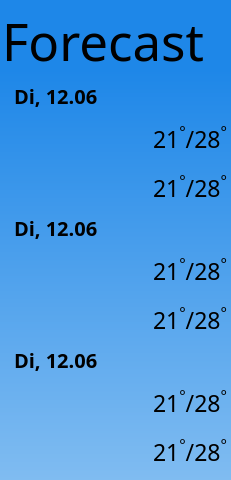
   <widget class="QFrame" name="forecast_frame">
    <property name="geometry">
     <rect>
      <x>0</x>
      <y>0</y>
      <width>231</width>
      <height>480</height>
     </rect>
    </property>
    <property name="sizePolicy">
     <sizepolicy hsizetype="Fixed" vsizetype="Fixed">
      <horstretch>0</horstretch>
      <verstretch>0</verstretch>
     </sizepolicy>
    </property>
    <property name="minimumSize">
     <size>
      <width>231</width>
      <height>480</height>
     </size>
    </property>
    <property name="maximumSize">
     <size>
      <width>231</width>
      <height>480</height>
     </size>
    </property>
    <property name="baseSize">
     <size>
      <width>281</width>
      <height>481</height>
     </size>
    </property>
    <property name="layoutDirection">
     <enum>Qt::LeftToRight</enum>
    </property>
    <property name="styleSheet">
     <string notr="true"/>
    </property>
    <property name="frameShape">
     <enum>QFrame::StyledPanel</enum>
    </property>
    <property name="frameShadow">
     <enum>QFrame::Raised</enum>
    </property>
    <widget class="QWidget" name="gridLayoutWidget_3">
     <property name="geometry">
      <rect>
       <x>0</x>
       <y>0</y>
       <width>231</width>
       <height>481</height>
      </rect>
     </property>
     <layout class="QGridLayout" name="forecast_grid" rowstretch="0,0,0,0,0,0,0,0,0,0" columnstretch="0,1,0,0">
      <property name="sizeConstraint">
       <enum>QLayout::SetDefaultConstraint</enum>
      </property>
      <property name="leftMargin">
       <number>2</number>
      </property>
      <property name="topMargin">
       <number>0</number>
      </property>
      <property name="rightMargin">
       <number>4</number>
      </property>
      <property name="bottomMargin">
       <number>0</number>
      </property>
      <property name="spacing">
       <number>0</number>
      </property>
      <item row="2" column="3">
       <widget class="QLabel" name="forecast_d1_day_temps_value">
        <property name="sizePolicy">
         <sizepolicy hsizetype="MinimumExpanding" vsizetype="Fixed">
          <horstretch>0</horstretch>
          <verstretch>0</verstretch>
         </sizepolicy>
        </property>
        <property name="minimumSize">
         <size>
          <width>50</width>
          <height>0</height>
         </size>
        </property>
        <property name="font">
         <font>
          <family>Franzo</family>
          <pointsize>17</pointsize>
          <weight>50</weight>
          <bold>false</bold>
          <kerning>true</kerning>
         </font>
        </property>
        <property name="layoutDirection">
         <enum>Qt::RightToLeft</enum>
        </property>
        <property name="autoFillBackground">
         <bool>false</bool>
        </property>
        <property name="styleSheet">
         <string notr="true">QLabel{background-color: rgba(255, 255, 255, 0);color: rgb(255, 255, 255);}\n</string>
        </property>
        <property name="frameShape">
         <enum>QFrame::NoFrame</enum>
        </property>
        <property name="frameShadow">
         <enum>QFrame::Sunken</enum>
        </property>
        <property name="text">
         <string notr="true">&lt;html&gt;&lt;head/&gt;&lt;body&gt;&lt;p align=&quot;center&quot;&gt;&lt;span &gt;21&lt;/span&gt;&lt;span style=&quot;vertical-align:super;&quot;&gt;°&lt;/span&gt;&lt;span &gt;/&lt;/span&gt;&lt;span &gt;28&lt;/span&gt;&lt;span style=&quot; vertical-align:super;&quot;&gt;°&lt;/span&gt;&lt;/p&gt;&lt;/body&gt;&lt;/html&gt;</string>
        </property>
        <property name="textFormat">
         <enum>Qt::AutoText</enum>
        </property>
        <property name="scaledContents">
         <bool>false</bool>
        </property>
        <property name="alignment">
         <set>Qt::AlignCenter</set>
        </property>
        <property name="indent">
         <number>-1</number>
        </property>
       </widget>
      </item>
      <item row="5" column="3">
       <widget class="QLabel" name="forecast_d2_day_temps_value">
        <property name="sizePolicy">
         <sizepolicy hsizetype="MinimumExpanding" vsizetype="Fixed">
          <horstretch>0</horstretch>
          <verstretch>0</verstretch>
         </sizepolicy>
        </property>
        <property name="minimumSize">
         <size>
          <width>50</width>
          <height>0</height>
         </size>
        </property>
        <property name="font">
         <font>
          <family>Franzo</family>
          <pointsize>17</pointsize>
          <weight>50</weight>
          <bold>false</bold>
          <kerning>true</kerning>
         </font>
        </property>
        <property name="layoutDirection">
         <enum>Qt::RightToLeft</enum>
        </property>
        <property name="autoFillBackground">
         <bool>false</bool>
        </property>
        <property name="styleSheet">
         <string notr="true">QLabel{background-color: rgba(255, 255, 255, 0);color: rgb(255, 255, 255);}\n</string>
        </property>
        <property name="frameShape">
         <enum>QFrame::NoFrame</enum>
        </property>
        <property name="frameShadow">
         <enum>QFrame::Sunken</enum>
        </property>
        <property name="text">
         <string notr="true">&lt;html&gt;&lt;head/&gt;&lt;body&gt;&lt;p align=&quot;center&quot;&gt;&lt;span &gt;21&lt;/span&gt;&lt;span style=&quot;vertical-align:super;&quot;&gt;°&lt;/span&gt;&lt;span &gt;/&lt;/span&gt;&lt;span &gt;28&lt;/span&gt;&lt;span style=&quot; vertical-align:super;&quot;&gt;°&lt;/span&gt;&lt;/p&gt;&lt;/body&gt;&lt;/html&gt;</string>
        </property>
        <property name="textFormat">
         <enum>Qt::AutoText</enum>
        </property>
        <property name="scaledContents">
         <bool>false</bool>
        </property>
        <property name="alignment">
         <set>Qt::AlignRight|Qt::AlignTrailing|Qt::AlignVCenter</set>
        </property>
       </widget>
      </item>
      <item row="5" column="1" rowspan="2">
       <widget class="ClickableLabel" name="forecast_d2_icon">
        <property name="sizePolicy">
         <sizepolicy hsizetype="Fixed" vsizetype="Fixed">
          <horstretch>1</horstretch>
          <verstretch>1</verstretch>
         </sizepolicy>
        </property>
        <property name="minimumSize">
         <size>
          <width>86</width>
          <height>86</height>
         </size>
        </property>
        <property name="maximumSize">
         <size>
          <width>512</width>
          <height>512</height>
         </size>
        </property>
        <property name="sizeIncrement">
         <size>
          <width>1</width>
          <height>1</height>
         </size>
        </property>
        <property name="accessibleName">
         <string notr="true"/>
        </property>
        <property name="accessibleDescription">
         <string notr="true"/>
        </property>
        <property name="styleSheet">
         <string notr="true">background-color:rgba(255, 255, 255, 0)</string>
        </property>
        <property name="frameShape">
         <enum>QFrame::NoFrame</enum>
        </property>
        <property name="frameShadow">
         <enum>QFrame::Sunken</enum>
        </property>
        <property name="text">
         <string/>
        </property>
        <property name="pixmap">
         <pixmap>../../../../../../resources/weather_icons/wi-day-light-wind.svg</pixmap>
        </property>
        <property name="scaledContents">
         <bool>false</bool>
        </property>
        <property name="alignment">
         <set>Qt::AlignCenter</set>
        </property>
        <property name="margin">
         <number>0</number>
        </property>
        <property name="indent">
         <number>-1</number>
        </property>
       </widget>
      </item>
      <item row="7" column="0" colspan="4">
       <widget class="QLabel" name="forecast_d3_title">
        <property name="sizePolicy">
         <sizepolicy hsizetype="Fixed" vsizetype="Fixed">
          <horstretch>0</horstretch>
          <verstretch>0</verstretch>
         </sizepolicy>
        </property>
        <property name="minimumSize">
         <size>
          <width>0</width>
          <height>0</height>
         </size>
        </property>
        <property name="font">
         <font>
          <family>Franzo</family>
          <pointsize>15</pointsize>
          <weight>75</weight>
          <bold>true</bold>
          <kerning>true</kerning>
         </font>
        </property>
        <property name="autoFillBackground">
         <bool>false</bool>
        </property>
        <property name="styleSheet">
         <string notr="true">QLabel{background-color: rgba(255, 255, 255, 0);color: rgb(255, 255, 255);}\n</string>
        </property>
        <property name="text">
         <string notr="true">Di, 12.06</string>
        </property>
        <property name="textFormat">
         <enum>Qt::AutoText</enum>
        </property>
        <property name="scaledContents">
         <bool>false</bool>
        </property>
        <property name="indent">
         <number>12</number>
        </property>
       </widget>
      </item>
      <item row="3" column="2">
       <widget class="QLabel" name="forecast_d1_night_icon">
        <property name="sizePolicy">
         <sizepolicy hsizetype="Preferred" vsizetype="Fixed">
          <horstretch>1</horstretch>
          <verstretch>1</verstretch>
         </sizepolicy>
        </property>
        <property name="minimumSize">
         <size>
          <width>8</width>
          <height>8</height>
         </size>
        </property>
        <property name="maximumSize">
         <size>
          <width>512</width>
          <height>512</height>
         </size>
        </property>
        <property name="layoutDirection">
         <enum>Qt::RightToLeft</enum>
        </property>
        <property name="styleSheet">
         <string notr="true">background-color:rgba(255, 255, 255, 0)</string>
        </property>
        <property name="frameShape">
         <enum>QFrame::NoFrame</enum>
        </property>
        <property name="frameShadow">
         <enum>QFrame::Sunken</enum>
        </property>
        <property name="text">
         <string/>
        </property>
        <property name="pixmap">
         <pixmap>../../../../../../Users/resources/weather_icons/wi-night-clear.svg</pixmap>
        </property>
        <property name="scaledContents">
         <bool>false</bool>
        </property>
        <property name="alignment">
         <set>Qt::AlignCenter</set>
        </property>
        <property name="margin">
         <number>0</number>
        </property>
        <property name="indent">
         <number>-1</number>
        </property>
       </widget>
      </item>
      <item row="2" column="1" rowspan="2">
       <widget class="ClickableLabel" name="forecast_d1_icon">
        <property name="sizePolicy">
         <sizepolicy hsizetype="Fixed" vsizetype="Fixed">
          <horstretch>1</horstretch>
          <verstretch>1</verstretch>
         </sizepolicy>
        </property>
        <property name="minimumSize">
         <size>
          <width>86</width>
          <height>86</height>
         </size>
        </property>
        <property name="maximumSize">
         <size>
          <width>512</width>
          <height>512</height>
         </size>
        </property>
        <property name="sizeIncrement">
         <size>
          <width>1</width>
          <height>1</height>
         </size>
        </property>
        <property name="baseSize">
         <size>
          <width>128</width>
          <height>128</height>
         </size>
        </property>
        <property name="accessibleName">
         <string notr="true"/>
        </property>
        <property name="accessibleDescription">
         <string notr="true"/>
        </property>
        <property name="styleSheet">
         <string notr="true">background-color:rgba(255, 255, 255, 0)</string>
        </property>
        <property name="text">
         <string/>
        </property>
        <property name="pixmap">
         <pixmap>../../../../../../resources/weather_icons/wi-cloudy.svg</pixmap>
        </property>
        <property name="scaledContents">
         <bool>false</bool>
        </property>
        <property name="alignment">
         <set>Qt::AlignCenter</set>
        </property>
       </widget>
      </item>
      <item row="9" column="3">
       <widget class="QLabel" name="forecast_d3_night_temps_value">
        <property name="sizePolicy">
         <sizepolicy hsizetype="MinimumExpanding" vsizetype="Fixed">
          <horstretch>0</horstretch>
          <verstretch>0</verstretch>
         </sizepolicy>
        </property>
        <property name="minimumSize">
         <size>
          <width>50</width>
          <height>0</height>
         </size>
        </property>
        <property name="font">
         <font>
          <family>Franzo</family>
          <pointsize>17</pointsize>
          <weight>50</weight>
          <bold>false</bold>
          <kerning>true</kerning>
         </font>
        </property>
        <property name="layoutDirection">
         <enum>Qt::RightToLeft</enum>
        </property>
        <property name="autoFillBackground">
         <bool>false</bool>
        </property>
        <property name="styleSheet">
         <string notr="true">QLabel{background-color: rgba(255, 255, 255, 0);color: rgb(255, 255, 255);}\n</string>
        </property>
        <property name="frameShape">
         <enum>QFrame::NoFrame</enum>
        </property>
        <property name="frameShadow">
         <enum>QFrame::Sunken</enum>
        </property>
        <property name="text">
         <string notr="true">&lt;html&gt;&lt;head/&gt;&lt;body&gt;&lt;p align=&quot;center&quot;&gt;&lt;span &gt;21&lt;/span&gt;&lt;span style=&quot;vertical-align:super;&quot;&gt;°&lt;/span&gt;&lt;span &gt;/&lt;/span&gt;&lt;span &gt;28&lt;/span&gt;&lt;span style=&quot; vertical-align:super;&quot;&gt;°&lt;/span&gt;&lt;/p&gt;&lt;/body&gt;&lt;/html&gt;</string>
        </property>
        <property name="textFormat">
         <enum>Qt::AutoText</enum>
        </property>
        <property name="scaledContents">
         <bool>false</bool>
        </property>
        <property name="alignment">
         <set>Qt::AlignRight|Qt::AlignTrailing|Qt::AlignVCenter</set>
        </property>
       </widget>
      </item>
      <item row="8" column="2">
       <widget class="QLabel" name="forecast_d3_day_icon">
        <property name="sizePolicy">
         <sizepolicy hsizetype="Preferred" vsizetype="Fixed">
          <horstretch>1</horstretch>
          <verstretch>1</verstretch>
         </sizepolicy>
        </property>
        <property name="minimumSize">
         <size>
          <width>8</width>
          <height>8</height>
         </size>
        </property>
        <property name="maximumSize">
         <size>
          <width>512</width>
          <height>512</height>
         </size>
        </property>
        <property name="layoutDirection">
         <enum>Qt::RightToLeft</enum>
        </property>
        <property name="styleSheet">
         <string notr="true">background-color:rgba(255, 255, 255, 0)</string>
        </property>
        <property name="frameShape">
         <enum>QFrame::NoFrame</enum>
        </property>
        <property name="frameShadow">
         <enum>QFrame::Sunken</enum>
        </property>
        <property name="text">
         <string/>
        </property>
        <property name="pixmap">
         <pixmap>../../../../../../Users/resources/weather_icons/wi-day-sunny.svg</pixmap>
        </property>
        <property name="scaledContents">
         <bool>false</bool>
        </property>
        <property name="alignment">
         <set>Qt::AlignCenter</set>
        </property>
        <property name="margin">
         <number>0</number>
        </property>
        <property name="indent">
         <number>-1</number>
        </property>
       </widget>
      </item>
      <item row="8" column="3">
       <widget class="QLabel" name="forecast_d3_day_temps_value">
        <property name="sizePolicy">
         <sizepolicy hsizetype="MinimumExpanding" vsizetype="Fixed">
          <horstretch>0</horstretch>
          <verstretch>0</verstretch>
         </sizepolicy>
        </property>
        <property name="minimumSize">
         <size>
          <width>50</width>
          <height>0</height>
         </size>
        </property>
        <property name="font">
         <font>
          <family>Franzo</family>
          <pointsize>17</pointsize>
          <weight>50</weight>
          <bold>false</bold>
          <kerning>true</kerning>
         </font>
        </property>
        <property name="layoutDirection">
         <enum>Qt::RightToLeft</enum>
        </property>
        <property name="autoFillBackground">
         <bool>false</bool>
        </property>
        <property name="styleSheet">
         <string notr="true">QLabel{background-color: rgba(255, 255, 255, 0);color: rgb(255, 255, 255);}\n</string>
        </property>
        <property name="frameShape">
         <enum>QFrame::NoFrame</enum>
        </property>
        <property name="frameShadow">
         <enum>QFrame::Sunken</enum>
        </property>
        <property name="text">
         <string notr="true">&lt;html&gt;&lt;head/&gt;&lt;body&gt;&lt;p align=&quot;center&quot;&gt;&lt;span &gt;21&lt;/span&gt;&lt;span style=&quot;vertical-align:super;&quot;&gt;°&lt;/span&gt;&lt;span &gt;/&lt;/span&gt;&lt;span &gt;28&lt;/span&gt;&lt;span style=&quot; vertical-align:super;&quot;&gt;°&lt;/span&gt;&lt;/p&gt;&lt;/body&gt;&lt;/html&gt;</string>
        </property>
        <property name="textFormat">
         <enum>Qt::AutoText</enum>
        </property>
        <property name="scaledContents">
         <bool>false</bool>
        </property>
        <property name="alignment">
         <set>Qt::AlignRight|Qt::AlignTrailing|Qt::AlignVCenter</set>
        </property>
       </widget>
      </item>
      <item row="2" column="2">
       <widget class="QLabel" name="forecast_d1_day_icon">
        <property name="sizePolicy">
         <sizepolicy hsizetype="Preferred" vsizetype="Fixed">
          <horstretch>1</horstretch>
          <verstretch>1</verstretch>
         </sizepolicy>
        </property>
        <property name="minimumSize">
         <size>
          <width>8</width>
          <height>8</height>
         </size>
        </property>
        <property name="maximumSize">
         <size>
          <width>40</width>
          <height>512</height>
         </size>
        </property>
        <property name="sizeIncrement">
         <size>
          <width>1</width>
          <height>1</height>
         </size>
        </property>
        <property name="layoutDirection">
         <enum>Qt::RightToLeft</enum>
        </property>
        <property name="styleSheet">
         <string notr="true">background-color:rgba(255, 255, 255, 0)</string>
        </property>
        <property name="frameShape">
         <enum>QFrame::NoFrame</enum>
        </property>
        <property name="frameShadow">
         <enum>QFrame::Sunken</enum>
        </property>
        <property name="text">
         <string/>
        </property>
        <property name="pixmap">
         <pixmap>../../../../../../Users/resources/weather_icons/wi-day-sunny.svg</pixmap>
        </property>
        <property name="scaledContents">
         <bool>false</bool>
        </property>
        <property name="alignment">
         <set>Qt::AlignCenter</set>
        </property>
        <property name="margin">
         <number>0</number>
        </property>
        <property name="indent">
         <number>-1</number>
        </property>
       </widget>
      </item>
      <item row="6" column="2">
       <widget class="QLabel" name="forecast_d2_night_icon">
        <property name="sizePolicy">
         <sizepolicy hsizetype="Preferred" vsizetype="Fixed">
          <horstretch>1</horstretch>
          <verstretch>1</verstretch>
         </sizepolicy>
        </property>
        <property name="minimumSize">
         <size>
          <width>8</width>
          <height>8</height>
         </size>
        </property>
        <property name="maximumSize">
         <size>
          <width>512</width>
          <height>512</height>
         </size>
        </property>
        <property name="layoutDirection">
         <enum>Qt::RightToLeft</enum>
        </property>
        <property name="styleSheet">
         <string notr="true">background-color:rgba(255, 255, 255, 0)</string>
        </property>
        <property name="frameShape">
         <enum>QFrame::NoFrame</enum>
        </property>
        <property name="frameShadow">
         <enum>QFrame::Sunken</enum>
        </property>
        <property name="text">
         <string/>
        </property>
        <property name="pixmap">
         <pixmap>../../../../../../Users/resources/weather_icons/wi-night-clear.svg</pixmap>
        </property>
        <property name="scaledContents">
         <bool>false</bool>
        </property>
        <property name="alignment">
         <set>Qt::AlignCenter</set>
        </property>
        <property name="margin">
         <number>0</number>
        </property>
        <property name="indent">
         <number>-1</number>
        </property>
       </widget>
      </item>
      <item row="5" column="2">
       <widget class="QLabel" name="forecast_d2_day_icon">
        <property name="sizePolicy">
         <sizepolicy hsizetype="Preferred" vsizetype="Fixed">
          <horstretch>1</horstretch>
          <verstretch>1</verstretch>
         </sizepolicy>
        </property>
        <property name="minimumSize">
         <size>
          <width>8</width>
          <height>8</height>
         </size>
        </property>
        <property name="maximumSize">
         <size>
          <width>512</width>
          <height>512</height>
         </size>
        </property>
        <property name="sizeIncrement">
         <size>
          <width>1</width>
          <height>1</height>
         </size>
        </property>
        <property name="layoutDirection">
         <enum>Qt::RightToLeft</enum>
        </property>
        <property name="styleSheet">
         <string notr="true">background-color:rgba(255, 255, 255, 0)</string>
        </property>
        <property name="frameShape">
         <enum>QFrame::NoFrame</enum>
        </property>
        <property name="frameShadow">
         <enum>QFrame::Sunken</enum>
        </property>
        <property name="text">
         <string/>
        </property>
        <property name="pixmap">
         <pixmap>../../../../../../Users/resources/weather_icons/wi-day-sunny.svg</pixmap>
        </property>
        <property name="scaledContents">
         <bool>false</bool>
        </property>
        <property name="alignment">
         <set>Qt::AlignCenter</set>
        </property>
        <property name="margin">
         <number>0</number>
        </property>
        <property name="indent">
         <number>-1</number>
        </property>
       </widget>
      </item>
      <item row="4" column="0" colspan="4">
       <widget class="QLabel" name="forecast_d2_title">
        <property name="sizePolicy">
         <sizepolicy hsizetype="Fixed" vsizetype="Fixed">
          <horstretch>0</horstretch>
          <verstretch>0</verstretch>
         </sizepolicy>
        </property>
        <property name="font">
         <font>
          <family>Franzo</family>
          <pointsize>15</pointsize>
          <weight>75</weight>
          <bold>true</bold>
          <kerning>true</kerning>
         </font>
        </property>
        <property name="autoFillBackground">
         <bool>false</bool>
        </property>
        <property name="styleSheet">
         <string notr="true">QLabel{background-color: rgba(255, 255, 255, 0);color: rgb(255, 255, 255);}\n
</string>
        </property>
        <property name="text">
         <string notr="true">Di, 12.06</string>
        </property>
        <property name="textFormat">
         <enum>Qt::AutoText</enum>
        </property>
        <property name="scaledContents">
         <bool>false</bool>
        </property>
        <property name="indent">
         <number>12</number>
        </property>
       </widget>
      </item>
      <item row="0" column="0" colspan="4">
       <widget class="QLabel" name="forecast_title">
        <property name="sizePolicy">
         <sizepolicy hsizetype="Fixed" vsizetype="Fixed">
          <horstretch>0</horstretch>
          <verstretch>0</verstretch>
         </sizepolicy>
        </property>
        <property name="font">
         <font>
          <family>Franzo</family>
          <pointsize>38</pointsize>
          <weight>50</weight>
          <italic>false</italic>
          <bold>false</bold>
          <kerning>true</kerning>
         </font>
        </property>
        <property name="autoFillBackground">
         <bool>false</bool>
        </property>
        <property name="styleSheet">
         <string notr="true">QLabel{background-color: rgba(255, 255, 255, 0);color: rgb(255, 255, 255);}\n</string>
        </property>
        <property name="text">
         <string>Forecast</string>
        </property>
        <property name="textFormat">
         <enum>Qt::AutoText</enum>
        </property>
        <property name="scaledContents">
         <bool>true</bool>
        </property>
        <property name="indent">
         <number>-3</number>
        </property>
       </widget>
      </item>
      <item row="8" column="1" rowspan="2">
       <widget class="ClickableLabel" name="forecast_d3_icon">
        <property name="sizePolicy">
         <sizepolicy hsizetype="Expanding" vsizetype="Expanding">
          <horstretch>1</horstretch>
          <verstretch>1</verstretch>
         </sizepolicy>
        </property>
        <property name="minimumSize">
         <size>
          <width>86</width>
          <height>86</height>
         </size>
        </property>
        <property name="maximumSize">
         <size>
          <width>512</width>
          <height>512</height>
         </size>
        </property>
        <property name="sizeIncrement">
         <size>
          <width>1</width>
          <height>1</height>
         </size>
        </property>
        <property name="accessibleName">
         <string notr="true"/>
        </property>
        <property name="accessibleDescription">
         <string notr="true"/>
        </property>
        <property name="styleSheet">
         <string notr="true">background-color:rgba(255, 255, 255, 0)</string>
        </property>
        <property name="text">
         <string/>
        </property>
        <property name="pixmap">
         <pixmap>../../../../../../resources/weather_icons/wi-day-sunny_white.svg</pixmap>
        </property>
        <property name="scaledContents">
         <bool>false</bool>
        </property>
        <property name="alignment">
         <set>Qt::AlignCenter</set>
        </property>
       </widget>
      </item>
      <item row="1" column="0" colspan="4">
       <widget class="QLabel" name="forecast_d1_title">
        <property name="sizePolicy">
         <sizepolicy hsizetype="Fixed" vsizetype="Fixed">
          <horstretch>0</horstretch>
          <verstretch>0</verstretch>
         </sizepolicy>
        </property>
        <property name="font">
         <font>
          <family>Franzo</family>
          <pointsize>15</pointsize>
          <weight>75</weight>
          <bold>true</bold>
          <kerning>true</kerning>
         </font>
        </property>
        <property name="autoFillBackground">
         <bool>false</bool>
        </property>
        <property name="styleSheet">
         <string notr="true">QLabel{background-color: rgba(255, 255, 255, 0);color: rgb(255, 255, 255);}\n</string>
        </property>
        <property name="text">
         <string notr="true">Di, 12.06</string>
        </property>
        <property name="textFormat">
         <enum>Qt::AutoText</enum>
        </property>
        <property name="scaledContents">
         <bool>false</bool>
        </property>
        <property name="indent">
         <number>12</number>
        </property>
       </widget>
      </item>
      <item row="6" column="3">
       <widget class="QLabel" name="forecast_d2_night_temps_value">
        <property name="sizePolicy">
         <sizepolicy hsizetype="MinimumExpanding" vsizetype="Fixed">
          <horstretch>0</horstretch>
          <verstretch>0</verstretch>
         </sizepolicy>
        </property>
        <property name="minimumSize">
         <size>
          <width>50</width>
          <height>0</height>
         </size>
        </property>
        <property name="font">
         <font>
          <family>Franzo</family>
          <pointsize>17</pointsize>
          <weight>50</weight>
          <bold>false</bold>
          <kerning>true</kerning>
         </font>
        </property>
        <property name="layoutDirection">
         <enum>Qt::RightToLeft</enum>
        </property>
        <property name="autoFillBackground">
         <bool>false</bool>
        </property>
        <property name="styleSheet">
         <string notr="true">QLabel{background-color: rgba(255, 255, 255, 0);color: rgb(255, 255, 255);}\n</string>
        </property>
        <property name="frameShape">
         <enum>QFrame::NoFrame</enum>
        </property>
        <property name="frameShadow">
         <enum>QFrame::Sunken</enum>
        </property>
        <property name="text">
         <string notr="true">&lt;html&gt;&lt;head/&gt;&lt;body&gt;&lt;p align=&quot;center&quot;&gt;&lt;span &gt;21&lt;/span&gt;&lt;span style=&quot;vertical-align:super;&quot;&gt;°&lt;/span&gt;&lt;span &gt;/&lt;/span&gt;&lt;span &gt;28&lt;/span&gt;&lt;span style=&quot; vertical-align:super;&quot;&gt;°&lt;/span&gt;&lt;/p&gt;&lt;/body&gt;&lt;/html&gt;</string>
        </property>
        <property name="textFormat">
         <enum>Qt::AutoText</enum>
        </property>
        <property name="scaledContents">
         <bool>false</bool>
        </property>
        <property name="alignment">
         <set>Qt::AlignRight|Qt::AlignTrailing|Qt::AlignVCenter</set>
        </property>
        <property name="margin">
         <number>0</number>
        </property>
       </widget>
      </item>
      <item row="3" column="3">
       <widget class="QLabel" name="forecast_d1_night_temps_value">
        <property name="sizePolicy">
         <sizepolicy hsizetype="MinimumExpanding" vsizetype="Fixed">
          <horstretch>0</horstretch>
          <verstretch>0</verstretch>
         </sizepolicy>
        </property>
        <property name="minimumSize">
         <size>
          <width>50</width>
          <height>0</height>
         </size>
        </property>
        <property name="font">
         <font>
          <family>Franzo</family>
          <pointsize>17</pointsize>
          <weight>50</weight>
          <bold>false</bold>
          <kerning>true</kerning>
         </font>
        </property>
        <property name="layoutDirection">
         <enum>Qt::RightToLeft</enum>
        </property>
        <property name="autoFillBackground">
         <bool>false</bool>
        </property>
        <property name="styleSheet">
         <string notr="true">QLabel{background-color: rgba(255, 255, 255, 0);color: rgb(255, 255, 255);}\n</string>
        </property>
        <property name="frameShape">
         <enum>QFrame::NoFrame</enum>
        </property>
        <property name="frameShadow">
         <enum>QFrame::Sunken</enum>
        </property>
        <property name="text">
         <string notr="true">&lt;html&gt;&lt;head/&gt;&lt;body&gt;&lt;p align=&quot;center&quot;&gt;&lt;span &gt;21&lt;/span&gt;&lt;span style=&quot;vertical-align:super;&quot;&gt;°&lt;/span&gt;&lt;span &gt;/&lt;/span&gt;&lt;span &gt;28&lt;/span&gt;&lt;span style=&quot; vertical-align:super;&quot;&gt;°&lt;/span&gt;&lt;/p&gt;&lt;/body&gt;&lt;/html&gt;</string>
        </property>
        <property name="textFormat">
         <enum>Qt::AutoText</enum>
        </property>
        <property name="scaledContents">
         <bool>false</bool>
        </property>
        <property name="alignment">
         <set>Qt::AlignCenter</set>
        </property>
        <property name="indent">
         <number>-1</number>
        </property>
       </widget>
      </item>
      <item row="9" column="2">
       <widget class="QLabel" name="forecast_d3_night_icon">
        <property name="sizePolicy">
         <sizepolicy hsizetype="Preferred" vsizetype="Fixed">
          <horstretch>1</horstretch>
          <verstretch>1</verstretch>
         </sizepolicy>
        </property>
        <property name="minimumSize">
         <size>
          <width>8</width>
          <height>8</height>
         </size>
        </property>
        <property name="maximumSize">
         <size>
          <width>512</width>
          <height>512</height>
         </size>
        </property>
        <property name="layoutDirection">
         <enum>Qt::RightToLeft</enum>
        </property>
        <property name="styleSheet">
         <string notr="true">background-color:rgba(255, 255, 255, 0)</string>
        </property>
        <property name="frameShape">
         <enum>QFrame::NoFrame</enum>
        </property>
        <property name="frameShadow">
         <enum>QFrame::Sunken</enum>
        </property>
        <property name="text">
         <string/>
        </property>
        <property name="pixmap">
         <pixmap>../../../../../../Users/resources/weather_icons/wi-night-clear.svg</pixmap>
        </property>
        <property name="scaledContents">
         <bool>false</bool>
        </property>
        <property name="alignment">
         <set>Qt::AlignCenter</set>
        </property>
        <property name="margin">
         <number>0</number>
        </property>
        <property name="indent">
         <number>-1</number>
        </property>
       </widget>
      </item>
     </layout>
     <zorder>forecast_d1_day_icon</zorder>
     <zorder>forecast_d2_night_temps_value</zorder>
     <zorder>forecast_d1_night_icon</zorder>
     <zorder>forecast_d1_title</zorder>
     <zorder>forecast_d2_title</zorder>
     <zorder>forecast_d1_icon</zorder>
     <zorder>forecast_d2_day_icon</zorder>
     <zorder>forecast_d3_day_temps_value</zorder>
     <zorder>forecast_d3_title</zorder>
     <zorder>forecast_d1_night_temps_value</zorder>
     <zorder>forecast_title</zorder>
     <zorder>forecast_d3_night_icon</zorder>
     <zorder>forecast_d2_icon</zorder>
     <zorder>forecast_d1_day_temps_value</zorder>
     <zorder>forecast_d3_night_temps_value</zorder>
     <zorder>forecast_d2_day_temps_value</zorder>
     <zorder>forecast_d3_day_icon</zorder>
     <zorder>forecast_d3_icon</zorder>
     <zorder>forecast_d2_night_icon</zorder>
    </widget>
    <widget class="QLabel" name="forecast_background">
     <property name="geometry">
      <rect>
       <x>0</x>
       <y>0</y>
       <width>231</width>
       <height>481</height>
      </rect>
     </property>
     <property name="styleSheet">
      <string notr="true">background-color:qlineargradient(spread:pad, x1:1, y1:0, x2:1, y2:1, stop:0.146067 rgba(30, 135, 232, 255), stop:1 rgba(128, 188, 241, 255))</string>
     </property>
     <property name="text">
      <string/>
     </property>
     <property name="scaledContents">
      <bool>true</bool>
     </property>
    </widget>
    <zorder>forecast_background</zorder>
    <zorder>gridLayoutWidget_3</zorder>
   </widget>
